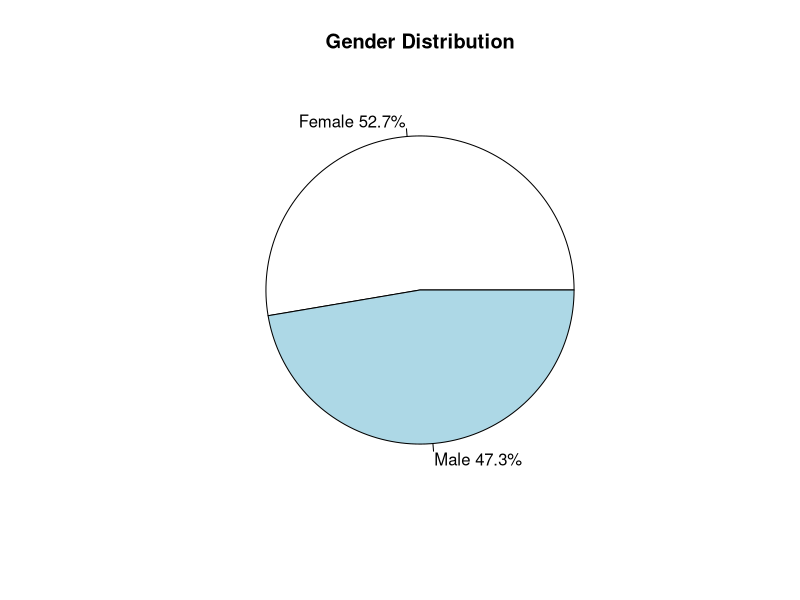
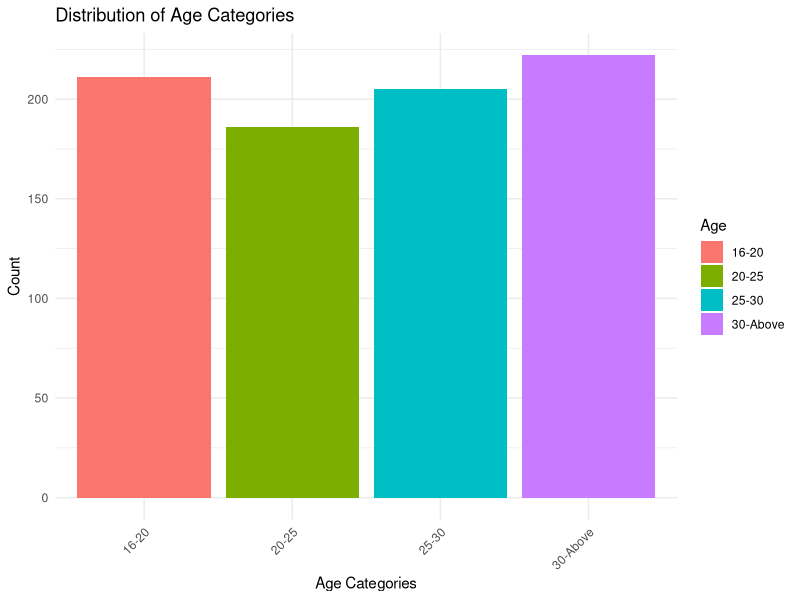
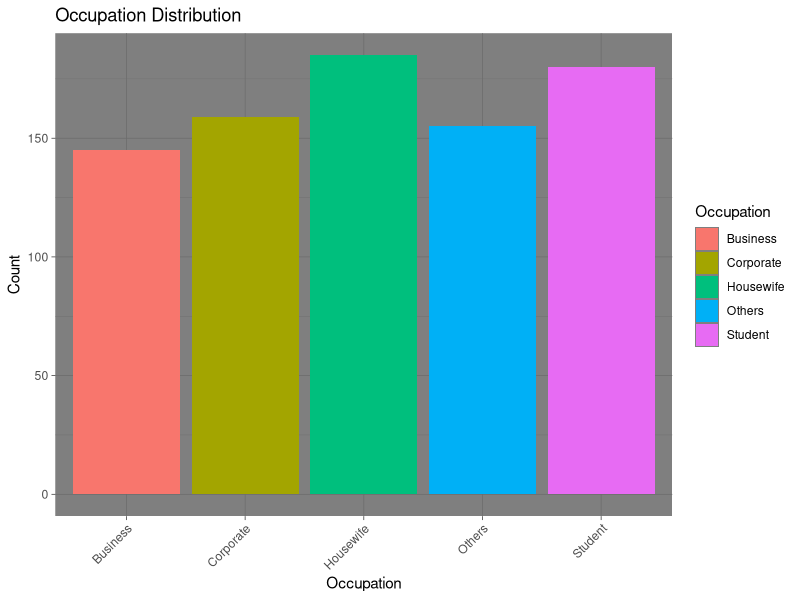
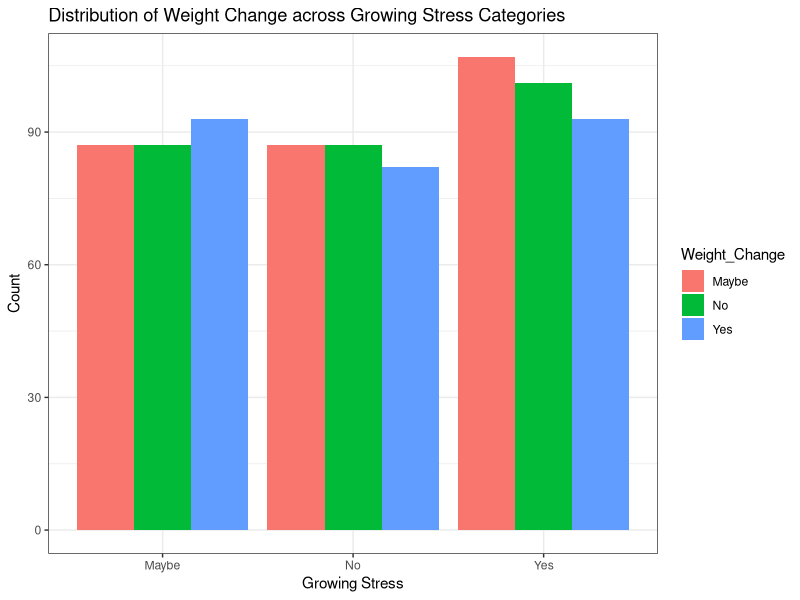
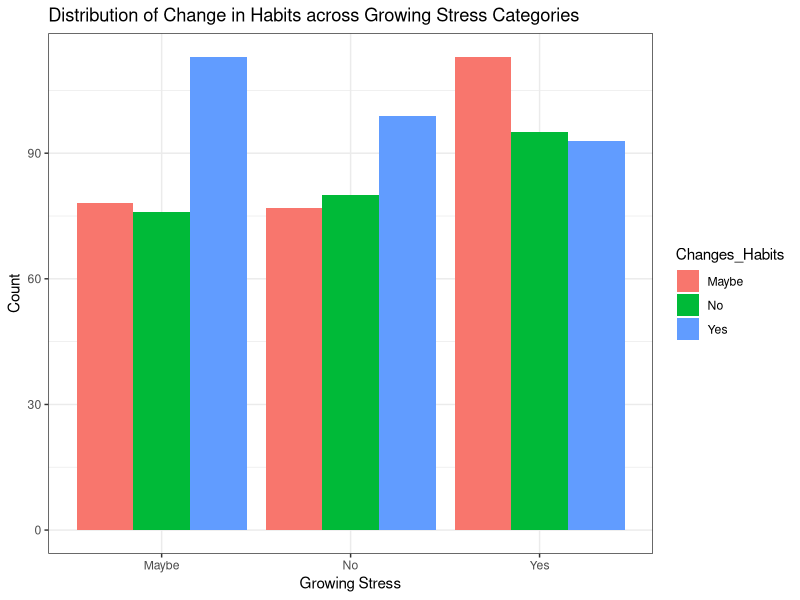
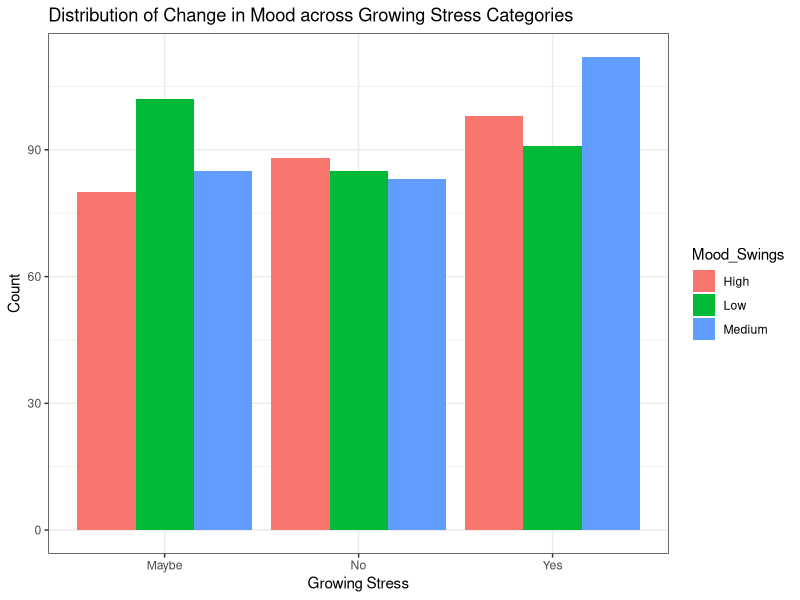
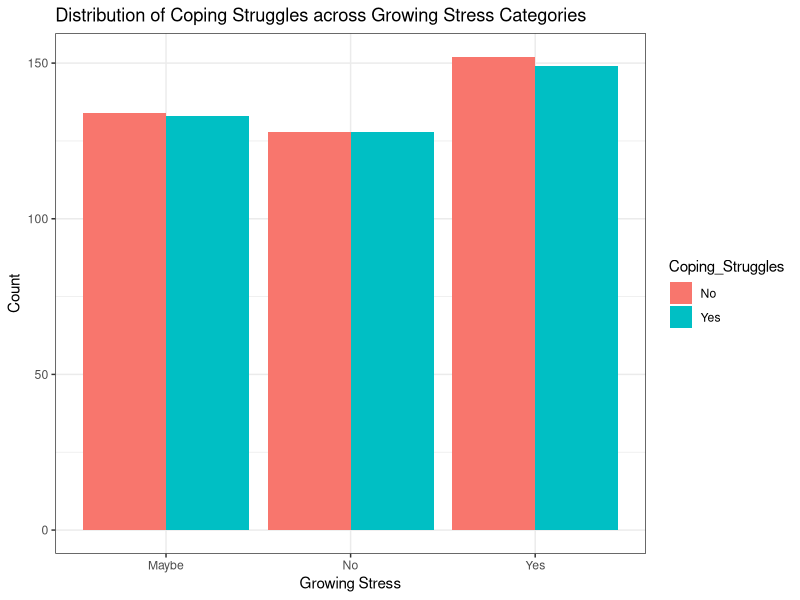
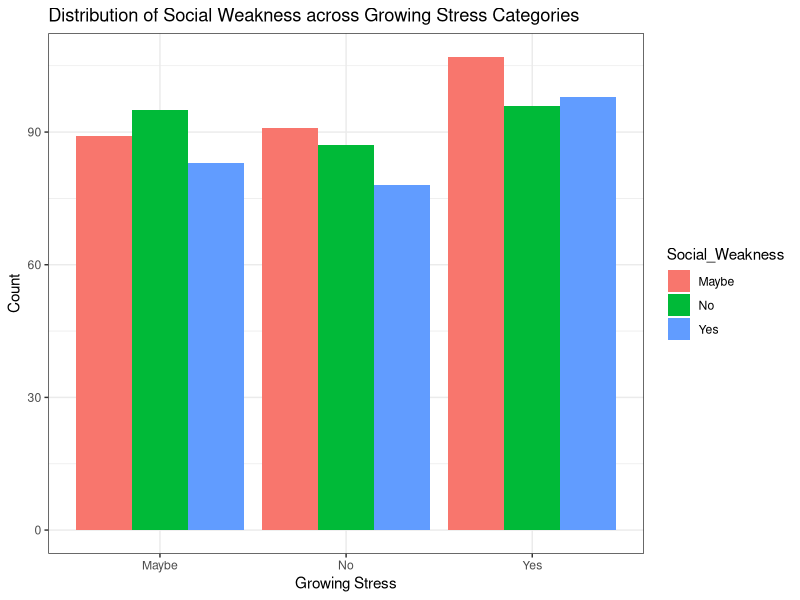

Reproduce these figures in R, in order.
## ---- chunk 1
file.exists("C:\\Users\\Yash\\Desktop\\Mental Health Data\\Mental Health Analysis\\mental_health_finaldata_1.csv")
## ---- chunk 2
df <- read.csv("mental_health_finaldata_1.csv")
## ---- chunk 3
head(df)
## ---- chunk 4
summary(df)
## ---- chunk 5
str(df)
sum(is.na(df))
## ---- chunk 6
library(ggplot2,tidyverse)
## ---- chunk 7
gender_counts <- table(df$Gender)
gender_percentages <- prop.table(gender_counts) * 100
pie(gender_counts, labels = paste(names(gender_counts), sprintf("%.1f%%", gender_percentages)), main = "Gender Distribution")
## ---- chunk 8
ggplot(df, aes(x = factor(Age, levels = c("16-20", "20-25", "25-30", "30-Above")), fill = Age)) + 
  geom_bar() +
  labs(title = "Distribution of Age Categories", x = "Age Categories", y = "Count") + 
  theme_minimal() + 
  theme(axis.text.x = element_text(angle = 45, hjust = 1))
## ---- chunk 9
ggplot(df, aes(x = factor(Occupation, levels = c("Business","Corporate","Housewife","Others","Student")), fill = Occupation))+
  geom_bar()+
  labs(title = "Occupation Distribution", x = "Occupation", y = "Count")+
  theme_dark()+
  theme(axis.text.x = element_text(angle = 45, hjust = 1))
## ---- chunk 10
ggplot(df, aes(x = Growing_Stress, fill = Weight_Change))+
  geom_bar(position = "dodge")+
  labs(title = "Distribution of Weight Change across Growing Stress Categories", x = "Growing Stress", y = "Count")+
  theme_bw()
## ---- chunk 11
ggplot(df, aes(x = Growing_Stress, fill = Changes_Habits))+
  geom_bar(position = "dodge")+
  labs(title = "Distribution of Change in Habits across Growing Stress Categories", x = "Growing Stress", y = "Count")+
  theme_bw()
## ---- chunk 12
ggplot(df, aes(x = Growing_Stress, fill = Mood_Swings))+
  geom_bar(position = "dodge")+
  labs(title = "Distribution of Change in Mood across Growing Stress Categories", x = "Growing Stress", y = "Count")+
  theme_bw()
## ---- chunk 13
ggplot(df, aes(x = Growing_Stress, fill = Coping_Struggles))+
  geom_bar(position = "dodge")+
  labs(title = "Distribution of Coping Struggles across Growing Stress Categories", x = "Growing Stress", y = "Count")+
  theme_bw()
## ---- chunk 14
ggplot(df, aes(x = Growing_Stress, fill = Social_Weakness))+
  geom_bar(position = "dodge")+
  labs(title = "Distribution of Social Weakness across Growing Stress Categories", x = "Growing Stress", y = "Count")+
  theme_bw()
## ---- chunk 15
ggplot(df, aes(x = Mental_Health_History, fill = Changes_Habits))+
  geom_bar(position = "dodge")+
  labs(title = "Distribution of Change in Habits across Mental Health History", x = "Mental Health History", y = "Count")+
  theme_bw()
## ---- chunk 16
ggplot(df, aes(x = Mental_Health_History, fill = Coping_Struggles))+
  geom_bar(position = "dodge")+
  labs(title = "Distribution of Struggles across Mental Health History", x = "Mental Health History", y = "Count")+
  theme_bw()
## ---- chunk 17
ggplot(df, aes(x = Mental_Health_History, fill = Social_Weakness))+
  geom_bar(position = "dodge")+
  labs(title = "Distribution of Social Weakness across Mental Health History", x = "Mental Health History", y = "Count")+
  theme_bw()
## ---- chunk 18
ggplot(df, aes(x = Gender, fill = Occupation))+
  geom_bar(position = "dodge")+
  labs(title = "Distribution of Occupation by Gender",x = "Gender", y = "Count")+
  theme_minimal()
